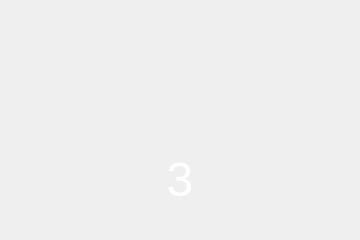
<?xml version="1.0" encoding="UTF-8"?>
<ui version="4.0">
 <class>JLTurnIndicator</class>
 <widget class="QWidget" name="JLTurnIndicator">
  <property name="geometry">
   <rect>
    <x>0</x>
    <y>0</y>
    <width>360</width>
    <height>240</height>
   </rect>
  </property>
  <property name="windowTitle">
   <string>Form</string>
  </property>
  <widget class="QLabel" name="labBackground">
   <property name="geometry">
    <rect>
     <x>0</x>
     <y>0</y>
     <width>360</width>
     <height>240</height>
    </rect>
   </property>
   <property name="styleSheet">
    <string notr="true">QLabel {
	border-image: url(:image/turn_left.png);
}</string>
   </property>
   <property name="text">
    <string/>
   </property>
  </widget>
  <widget class="QLabel" name="labText">
   <property name="geometry">
    <rect>
     <x>120</x>
     <y>155</y>
     <width>120</width>
     <height>48</height>
    </rect>
   </property>
   <property name="styleSheet">
    <string notr="true">font-size:48px;
color: rgb(255, 255, 255);
bold: true;
font-family: &quot;barlow&quot;;</string>
   </property>
   <property name="text">
    <string>3</string>
   </property>
   <property name="alignment">
    <set>Qt::AlignCenter</set>
   </property>
  </widget>
 </widget>
 <resources/>
 <connections/>
</ui>
